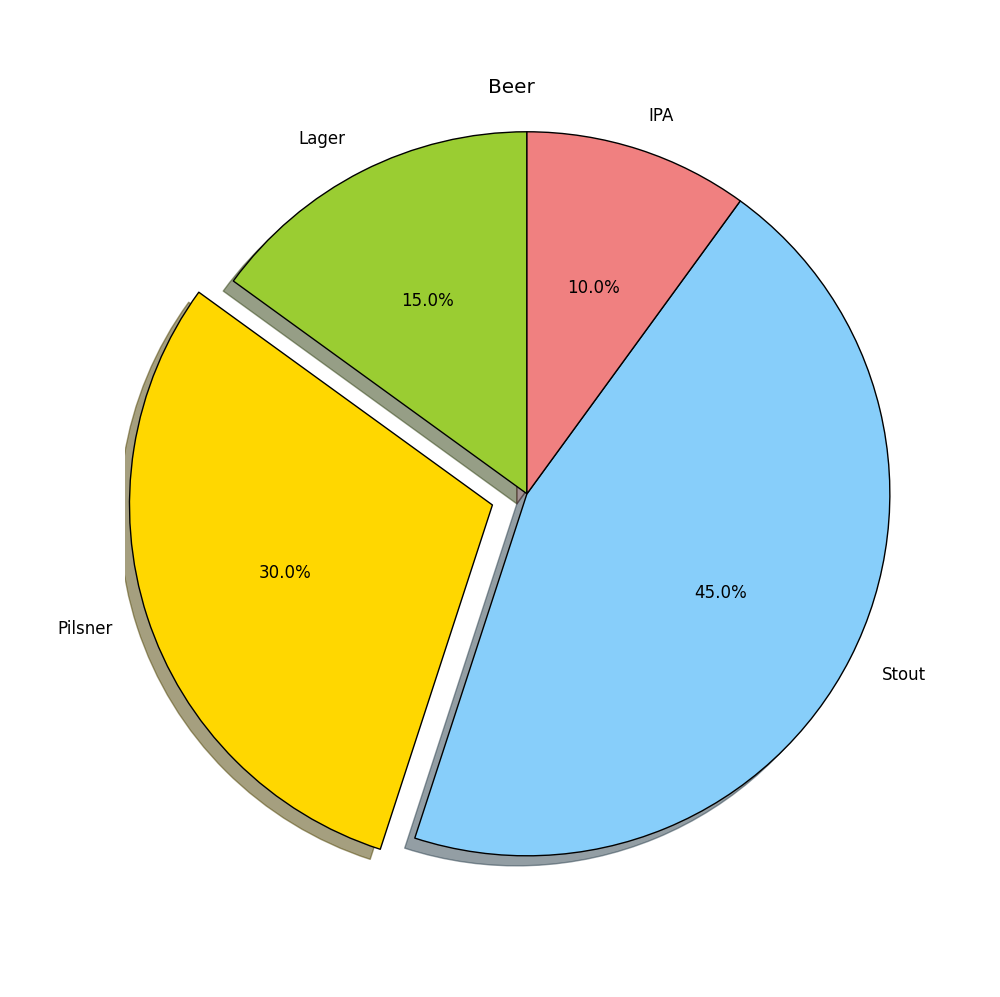

The script that drew this image:
# Julia 0.2 RC1
# Created: 29.10.13
# Last Edit: 31.10.13

using PyPlot

close("all") # Close all currently open figures

#################
#  Create Data  #
#################
labels = ["Lager","Pilsner","Stout","IPA"]
colors = ["yellowgreen","gold","lightskyblue","lightcoral"]
sizes = NaN*zeros(4)
explode = zeros(length(sizes))
explode[round(length(sizes)*rand(1))] = 0.1
sizes = [15, 30, 45, 10]

###############
#  Pie Chart  #
###############
fig = figure(figsize=(10,10))
p = pie(sizes,labels=labels,shadow=true,startangle=90,explode=explode,colors=colors,autopct="%1.1f%%")

axis("equal")
title("Beer")
